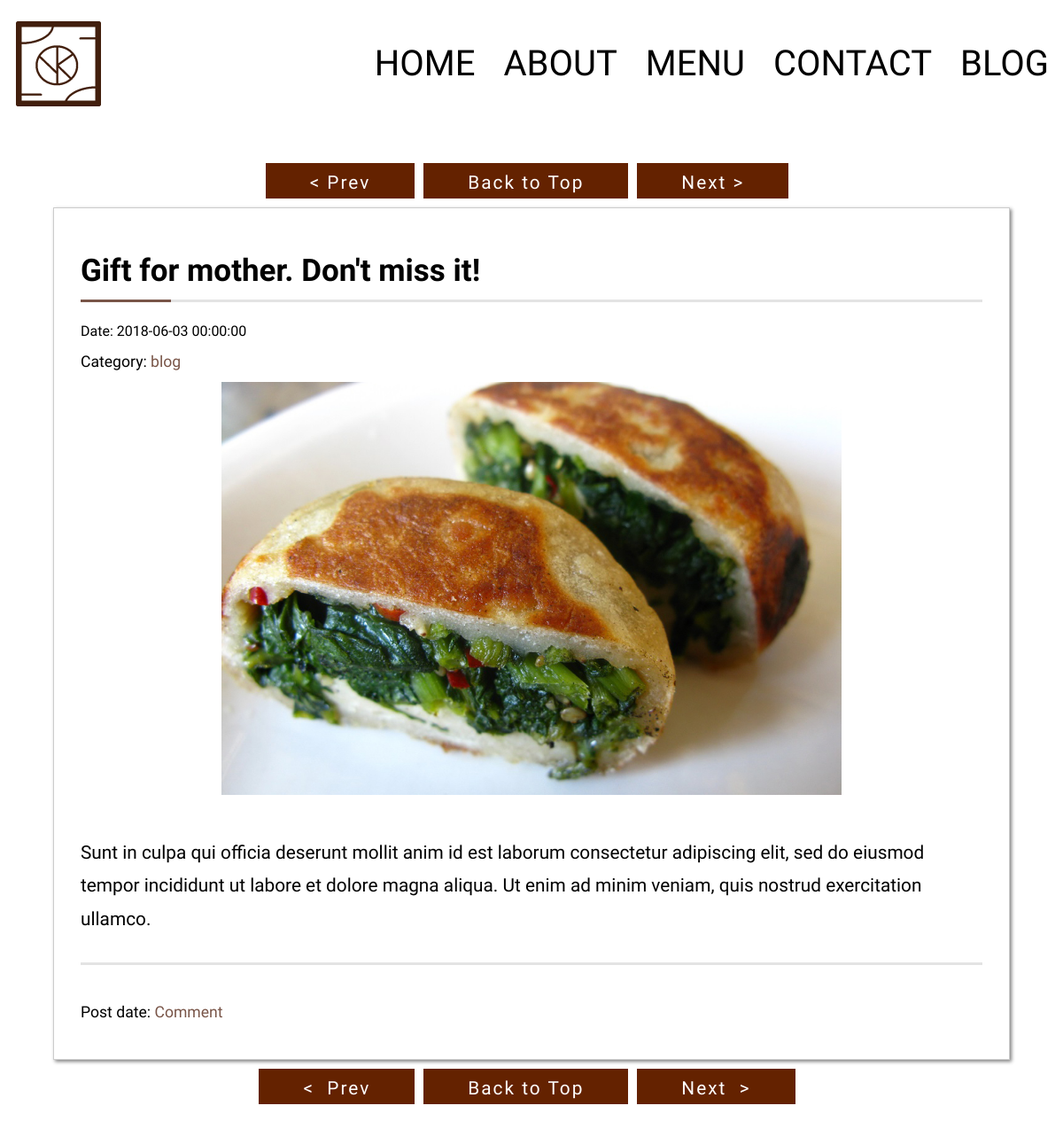
The page /blog/single.php?page=2 on the database its author committed.
### tables this page shows
CREATE TABLE IF NOT EXISTS post(
    id SERIAL PRIMARY KEY,
    title TEXT NOT NULL,
    topic VARCHAR(50),
    category VARCHAR(50),
    img_src varchar(255),
    content TEXT NOT NULL,
    post_date TIMESTAMP
);

### blog/single.php (called while the page is built, shortened)
<?php
require_once "dbConnect.php";
$db = new dbConnect();
$res = $db->select("SELECT COUNT(id) as last_page FROM oyaki.post");
$maxPage = $res[0]['last_page'];
$page = $_REQUEST['page'];
$page = max($page, 1);
$page = min($page, $maxPage);
$sql = "SELECT * FROM oyaki.post WHERE id = " . $page . ";";
$posts = $db->select($sql);
for($i=0; $i<count($posts); $i++) {
  $sql = "SELECT * FROM comment WHERE post_id={$posts[$i]['id']} ORDER BY id DESC";
  $posts[$i]['comments'] = $db->select($sql);
}
require_once 't_single.php';
?>

### blog/dbConnect.php (called while the page is built, shortened)
<?php
class dbConnect {
  private $db;
  public function __construct()
  {
    $this->db = $this->pdo();
  }
  public function pdo () {
    $options = array(
      PDO::MYSQL_ATTR_INIT_COMMAND=>"SET CHARACTER SET 'utf8'"
    );
    try {
      $pdo = new PDO(
        'mysql:host=' . self::DB_HOST . ';dbname=' . self::DB_NAME, self::DB_USER, self::DB_PASSWORD, $options
      );
      $pdo->setAttribute(PDO::ATTR_ERRMODE, PDO::ERRMODE_EXCEPTION);
    } catch(PDOException $e) {
      echo 'Error: ' . $e->getMessage() . "<br>";
      die();
    }
    return $pdo;
  }
  public function select($sql)
  {
    $stmt = $this->db->query($sql);
    $items = $stmt->fetchAll(PDO::FETCH_ASSOC);
    return $items;
  }
}
?>

### blog/t_single.php (the view, shortened to what this page needs)
<!DOCTYPE html>
<html>
<head>
<link rel="stylesheet" href="../css/reset.css">
<link rel="stylesheet" href="../css/style.css">
<link rel="stylesheet" href="../css/blog.css">
</head>
<body id="blog">
<header>
	<nav class="mainNav">
		<div class="drawer">
			<a class="navbar_brand" href="../index.html"><img src="../images/logo.png" alt="logo"></a>
		</div>
		<div id="" class="menu">
			<ul class="Chewy">
				<li><a href="../index.html" id="current-page">HOME</a></li>
				<li><a href="../about.html">ABOUT</a></li>
				<li><a href="../underConstruction.html">MENU</a></li>
				<li><a href="../contact.html">CONTACT</a></li>
				<li><a href="./index.php">BLOG</a></li>
			</ul>
		</div>
	</nav>
</header>
<main>
  <section class="mainContents">
    <div class="btnSection">
      <div class="basicBtn" id="prev">
        <a href="./single.php?page=<?php echo($page - 1); ?>">&lt;&nbsp;Prev</a>
      </div>
      <div class="basicBtn" id="toTop">
        <a href="./index.php">Back to Top</a>
      </div>
      <div class="basicBtn" id="next">
        <a href="./single.php?page=<?php echo($page + 1); ?>">Next&nbsp;&gt;</a>
      </div>
    </div>
    <?php  foreach($posts as $post) { ?>
      <div class="post">
        <h2><?php echo $post['title'] ?></h2>
        <time id="uploadtime" datetime="<?php echo $post['post_date']?>">
          <span>Date: </span>
          <?php echo $post['post_date']?>
        </time>
        <div id="category">Category: <a href="#"><?php echo $post["category"] ?></a></div>
        <?php if($post['img_src']) { ?>
          <div class="headerImg">
            <img src=<?php echo $post['img_src'] ?>>
          </div>
        <?php } ?>
        <div id="blogtext"><?php echo nl2br($post['content']) ?></div>
        <p class="comment_link">
          Post date: <?php echo $post['time'] ?>
          <a href="comment.php?id=<?php echo $post['id'] ?>&title=<?php echo $post['title']?>">Comment</a>
        </p>
      </div>
      <?php } ?>
      <div class="btnSection">
            <div class="basicBtn" id="prev">
              <a href="./single.php?page=<?php echo($page - 1); ?>">&lt;&nbsp; Prev</a>
            </div>
            <div class="basicBtn" id="toTop">
              <a href="./index.php">Back to Top</a>
            </div>
            <div class="basicBtn" id="next">
              <a href="./single.php?page=<?php echo($page + 1); ?>">Next &nbsp;&gt;</a>
          </div>
      </div>
    </section>
  </main>
</body>
</html>

### css/style.css (style rules this page uses)
* { margin: 0; padding: 0; border: none; }
h1, h2, h3, h4, p, span, img, ul, ol { user-select: none; }
body { font-family: 'Do Hyeon', calibri, arial, sans-serif; font-size: 16px; line-height: 25px; color: black; }
h2 { font-size: 35px; padding: 25px 0 5px; }
a { color: #795548; text-decoration: none; opacity: 1; }
.Chewy { font-family: 'Chewy', cursive; }
.Chewy a { color: white; font-size: 200%; }
.mainNav { width: 100%; height: 150px; position: fixed; top: 0; left: 0; z-index: 10; background-color: white; }
.mainNav .menu { transform: translateX(-100%); transition: 0.5s ease-in; z-index: 1000; }
.mainNav .menu ul li { padding: 1.5em; border-bottom: 1px solid #ccc; text-align: center; }
.mainNav .menu ul li a { color: #000; font-size: 250%; }
.mainNav, .drawer, .drawer img, .mainNav .menu ul li a { transition: 1s; }
.drawer { display: flex; flex-direction: row; align-items: center; justify-content: space-between; position: relative; height: 150px; padding: 0 1em; }
.drawer a { margin: auto; }
.drawer img { width: 100px; height: auto; margin: 5px auto; }
.mainContents { width: 90%; height: auto; padding: 2% 5%; margin-top: 100px; }
.mainContents h2 { line-height: 1.5; margin: 20px 0; border-bottom: solid 3px #e3e3e3; position: relative; }
.mainContents h2:after { position: absolute; content: ""; display: block; border-bottom: solid 3px #795548; bottom: -3px; width: 10%; }
.mainContents p { font-size: 110%; line-height: 150%; color: black; }
@media screen and (min-width: 768px) { .mainNav { display: flex; flex-direction: row; } }
@media screen and (min-width: 768px) { .mainNav .menu { width: 100%; transform: translateX(0); margin: auto; } }
@media screen and (min-width: 768px) { .mainNav .menu ul { height: 70px; display: flex; flex-wrap: wrap; justify-content: flex-end; align-items: center; } }
@media screen and (min-width: 768px) { .mainNav .menu ul li { padding: 0 1em; border-bottom: none; } }
@media screen and (min-width: 768px) { .mainNav .menu ul li a { color: #000; } }

### css/blog.css (style rules this page uses)
.menu a { text-decoration: none; }
.mainContents { margin-top: 150px; }
.post { border: solid 1px #ccc; padding: 0 30px 40px 30px; box-shadow: 2px 2px 4px gray; }
h2 { line-height: 1.5; margin-top: 20px; border-bottom: solid 3px #e3e3e3; position: relative; }
h2:after { position: absolute; content: ""; display: block; border-bottom: solid 3px #795548; bottom: -3px; width: 10%; }
#category { margin: 10px 0; font-size: 110%; }
#blogtext { font-size: 130%; line-height: 180%; color: black; margin: 40px 0; padding-bottom: 30px; border-bottom: solid 3px #e3e3e3; }
#blog .post img { width: 100%; max-width: 700px; height: auto; }
.post .headerImg, #blogTop .post .headerImg { text-align: center; }
.btnSection { display: flex; justify-content: center; text-align: center; line-height: 150%; margin: 10px auto; }
.basicBtn { margin-right: 10px; padding: 10px 50px; height: 20px; cursor: pointer; letter-spacing: 2px; background: #642200; border: 0; font-size: 130%; }
.basicBtn a { color: #fff; }
@media screen and (max-width: 1300px) { .mainContents { width: auto; height: auto; padding: 2% 5%; margin-top: 150px; } }
@media screen and (max-width: 1300px) { #blog .mainContents { margin-top: 150px; } }

### rows shown on the page
post: title "Gift for mother. Don't miss it!", post_date "2018-06-03 00:00:00", category "blog", img_src (picture), content "Sunt in culpa qui officia deserunt mollit anim id est laborum consectetur adipiscing elit, sed do eiusmod tempor incididunt ut labore et dolore magna aliqua. Ut enim ad minim veniam, quis nostrud exercitation ullamco."
